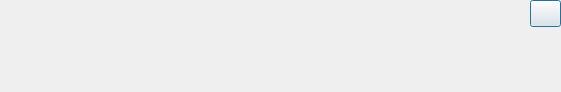
<?xml version="1.0" encoding="UTF-8"?>
<ui version="4.0">
 <class>SwitchMobView</class>
 <widget class="QDialog" name="SwitchMobView">
  <property name="geometry">
   <rect>
    <x>0</x>
    <y>0</y>
    <width>561</width>
    <height>92</height>
   </rect>
  </property>
  <property name="windowTitle">
   <string>Dialog</string>
  </property>
  <widget class="QWidget" name="gridLayoutWidget">
   <property name="geometry">
    <rect>
     <x>0</x>
     <y>0</y>
     <width>561</width>
     <height>91</height>
    </rect>
   </property>
   <layout class="QGridLayout" name="layout"/>
  </widget>
  <widget class="QPushButton" name="b_cancel">
   <property name="geometry">
    <rect>
     <x>530</x>
     <y>0</y>
     <width>31</width>
     <height>27</height>
    </rect>
   </property>
   <property name="text">
    <string/>
   </property>
  </widget>
 </widget>
 <resources/>
 <connections/>
</ui>
